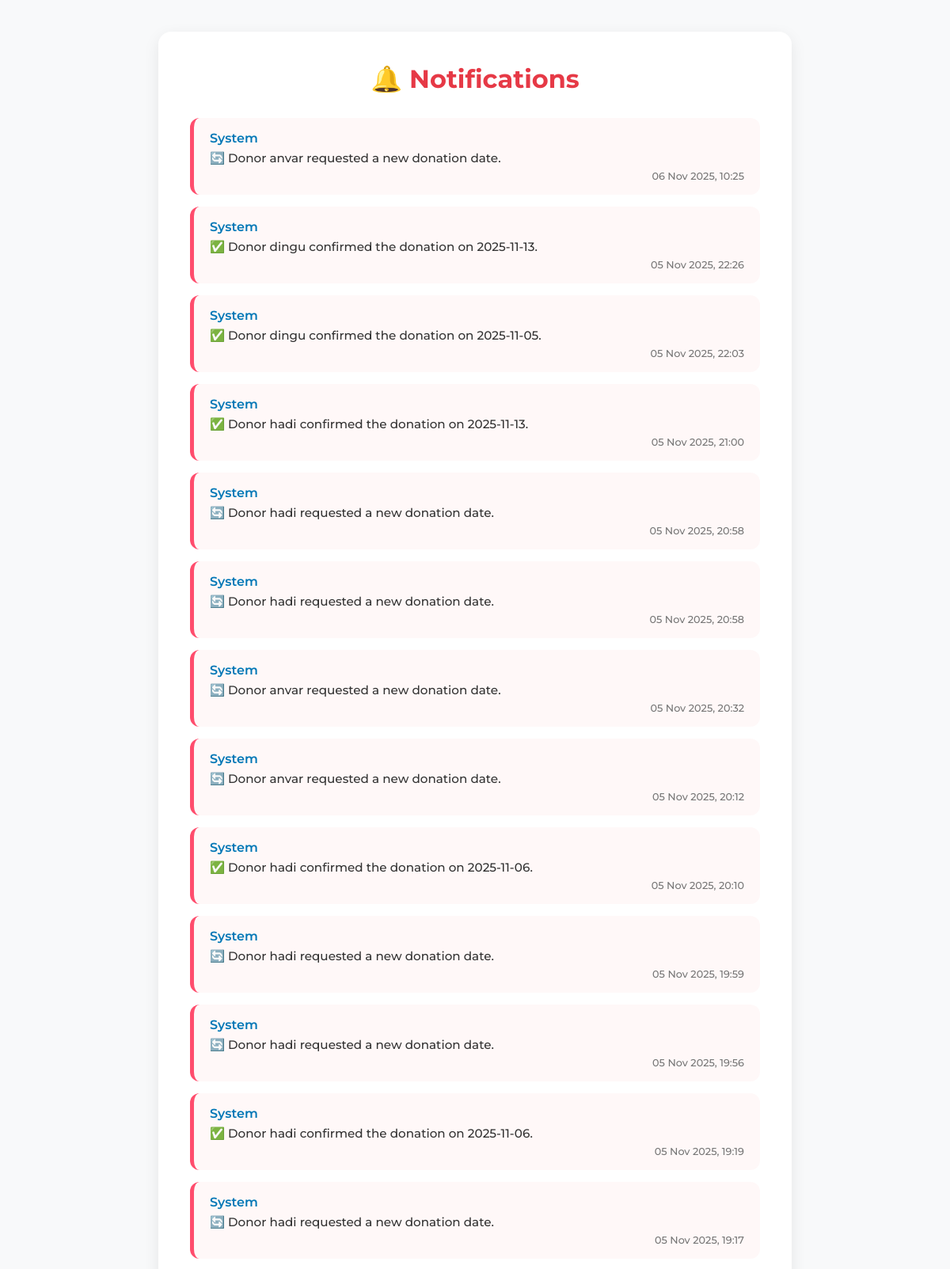
Before: /notification_admin/ (signed in, upper part) with the older database file.
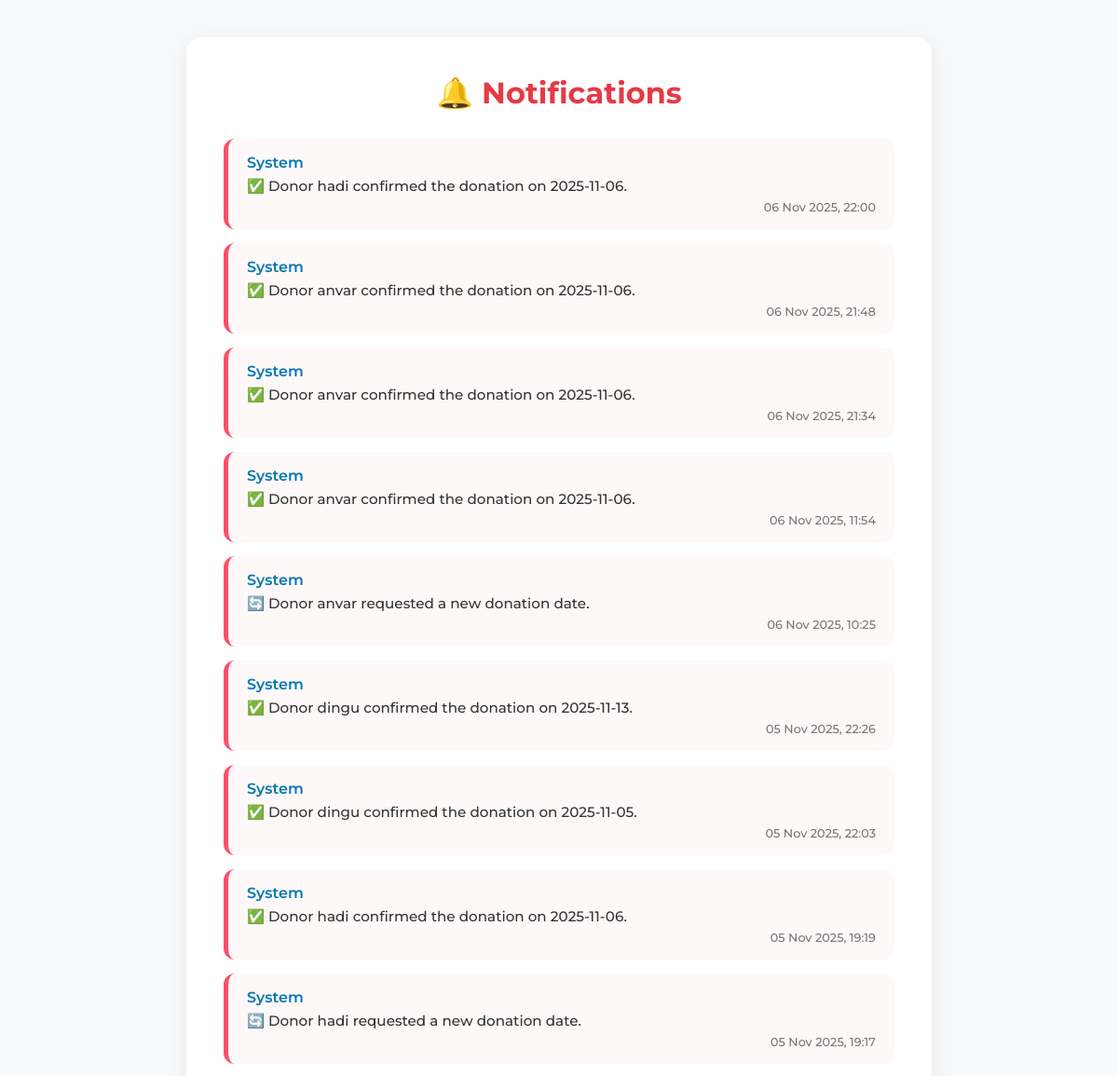
After: the same page with the newer database file.
### blood_bank_app/models.py (models this page shows, shortened)
class Notification(models.Model):
    sender = models.ForeignKey(
        User, on_delete=models.CASCADE, related_name='sent_notifications', null=True, blank=True
    )
    user = models.ForeignKey(
        User, on_delete=models.CASCADE, related_name='notifications'  # receiver (hospital)
    )
    message = models.TextField()
    is_read = models.BooleanField(default=False)
    created_at = models.DateTimeField(auto_now_add=True)
    appointment = models.ForeignKey(
        'Appointment',
        on_delete=models.CASCADE,
        null=True, blank=True,
        related_name='notifications'
    )

### blood_bank_app/views.py (the view)
# urls.py: path('notification_admin/', views.notification_admin, name='notification_admin'),
def notification_admin(request):
    admin_user = request.user  # logged-in admin
    notifications = Notification.objects.filter(user=admin_user).order_by('-created_at')
    return render(request, 'partials/notification_admin.html', {'notifications': notifications})

### blood_bank_app/templates/partials/notification_admin.html (shortened to what this page needs)
{% extends 'master.html' %}
{% load static %}
{% block content %}
<div class="notifications-container">
  <h2 class="page-title">🔔 Notifications</h2>
  {% if notifications %}
    <ul class="notification-list">
      {% for notif in notifications %}
      <li class="notification-item {% if not notif.is_read %}unread{% endif %}">
        <div class="notif-header">
          {% if notif.sender %}
            <span class="notif-sender">{{ notif.sender.username }}</span>
            <span class="notif-role">{{ notif.sender.profile.role|capfirst }}</span>
          {% else %}
            <span class="notif-sender system">System</span>
          {% endif %}
        </div>
        <div class="notif-message">{{ notif.message }}</div>
        <div class="notif-time">{{ notif.created_at|date:"d M Y, H:i" }}</div>
      </li>
      {% endfor %}
    </ul>
  {% else %}
    <div class="no-notifications">
      <img src="{% static 'images/empty_notifications.svg' %}" alt="No Notifications" class="empty-icon">
      <p>No notifications yet.</p>
    </div>
  {% endif %}
</div>
{% endblock %}

### blood_bank_app/templates/master.html (shortened to what this page needs)
{% load static %}
<!DOCTYPE html>
<html>
<head>
  <link rel="stylesheet" href="{% static 'css/index.css' %}">
  <link rel="stylesheet" href="{% static 'css/admin_dashboard.css' %}">
  <link rel="stylesheet" href="https://cdnjs.cloudflare.com/ajax/libs/font-awesome/6.5.0/css/all.min.css">
</head>
<body>
{% block content %}{% endblock %}
</body>
</html>

### blood_bank_app/static/css/index.css (style rules this page uses)
body { margin: 0; font-family: Arial, sans-serif; background-color: #fff5f5; color: #333; }
html { scroll-behavior: smooth; }

### blood_bank_app/static/css/admin_dashboard.css (style rules this page uses)
:root { --primary: #e63946; --primary-dark: #b91c1c; --background: #f8f9fa; --surface: #ffffff; --text-dark: #1f2937; --text-light: #6b7280; --border: #e5e7eb; --shadow: rgba(0, 0, 0, 0.08); }
* { margin: 0; padding: 0; box-sizing: border-box; font-family: "Montserrat"; font-weight: 500; }
body { background-color: var(--background); color: var(--text-dark); overflow-x: hidden; }

### blood_bank_app/templates/partials/notification_admin.html (style rules this page uses)
.notifications-container { max-width: 800px; margin: 40px auto; background: #ffffff; border-radius: 16px; box-shadow: 0 6px 20px rgba(0, 0, 0, 0.08); padding: 40px; }
.page-title { text-align: center; color: #e63946; font-size: 2rem; font-weight: 700; margin-bottom: 30px; }
.notification-list { list-style: none; padding: 0; margin: 0; }
.notification-item { background: #f9f9f9; border-radius: 12px; padding: 16px 20px; margin-bottom: 15px; transition: all 0.25s ease; border-left: 5px solid #e63946; }
.notification-item.unread { background-color: #fff8f8; border-left-color: #ff4d6d; }
.notif-header { display: flex; align-items: center; gap: 8px; margin-bottom: 6px; }
.notif-sender { font-weight: 600; color: #222; }
.notif-sender.system { color: #0077b6; }
.notif-message { color: #333; font-size: 0.95rem; margin-bottom: 6px; }
.notif-time { font-size: 0.8rem; color: #777; text-align: right; }

Changed rows visible on the page:
removed Notification: shows "System", message "✅ Donor hadi confirmed the donation on 2025-11-13.", created_at "05 Nov 2025, 21:00"
removed Notification: shows "System", message "🔄 Donor hadi requested a new donation date.", created_at "05 Nov 2025, 20:58"
removed Notification: shows "System", message "🔄 Donor hadi requested a new donation date.", created_at "05 Nov 2025, 20:58"
removed Notification: shows "System", message "🔄 Donor anvar requested a new donation date.", created_at "05 Nov 2025, 20:32"
removed Notification: shows "System", message "🔄 Donor anvar requested a new donation date.", created_at "05 Nov 2025, 20:12"
removed Notification: shows "System", message "✅ Donor hadi confirmed the donation on 2025-11-06.", created_at "05 Nov 2025, 20:10"
removed Notification: shows "System", message "🔄 Donor hadi requested a new donation date.", created_at "05 Nov 2025, 19:59"
removed Notification: shows "System", message "🔄 Donor hadi requested a new donation date.", created_at "05 Nov 2025, 19:56"
added Notification: shows "System", message "✅ Donor hadi confirmed the donation on 2025-11-06.", created_at "06 Nov 2025, 22:00"
added Notification: shows "System", message "✅ Donor anvar confirmed the donation on 2025-11-06.", created_at "06 Nov 2025, 21:48"
added Notification: shows "System", message "✅ Donor anvar confirmed the donation on 2025-11-06.", created_at "06 Nov 2025, 21:34"
added Notification: shows "System", message "✅ Donor anvar confirmed the donation on 2025-11-06.", created_at "06 Nov 2025, 11:54"
